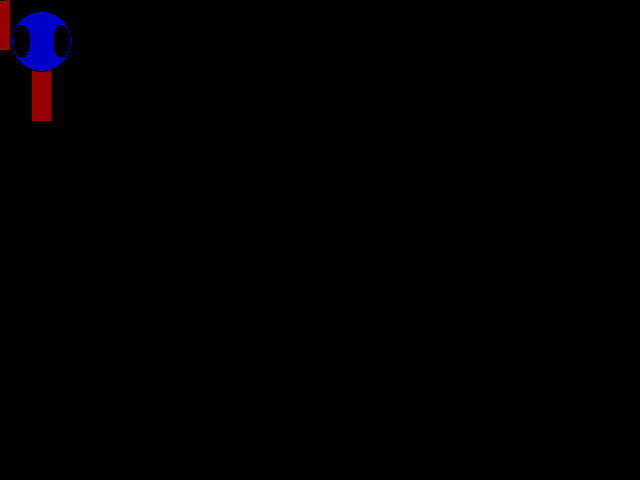
Frame 1 (no input)
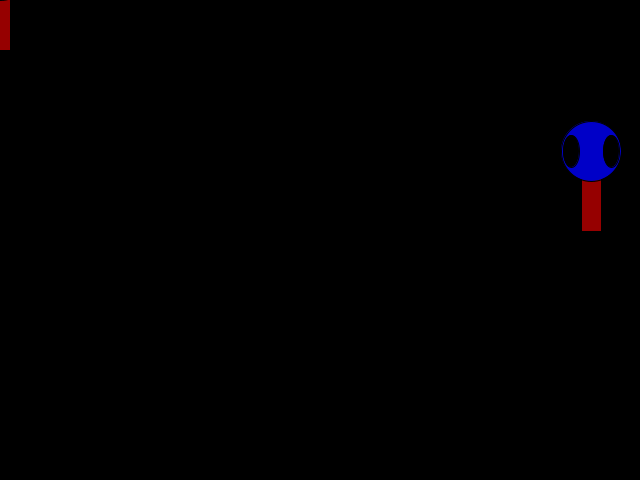
Frame 60 (the mouse pressed at the canvas centre just before this capture)
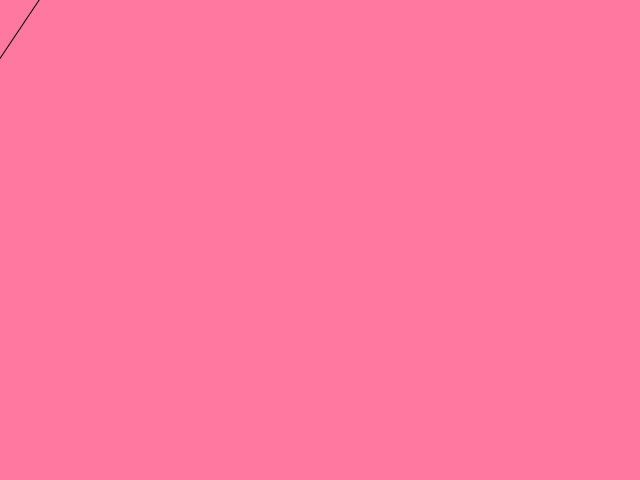
Frame 120 (the mouse held since frame 60 and released just before this capture)

The Processing sketch that drew these frames (run headless with seeded random() and noise(); from frame 60 on, the mouse is pressed at the canvas centre):

// Processing sketch: zoog
// ── zoog.pde
// andy knoblock
//zoog

float x=0, y=0, g=0, b=0, r=0, z=31,q=61,spd=10,y_spd=10;

void setup()
{
  size(640, 480);
}
void draw_zoog(float a, float c)
{

  b=mouseX/2;
  g=mouseY/2;

  ellipseMode(CENTER);
  rectMode(CENTER);

  stroke(0);
  fill(150, 0, 0);
  rect(a+x+x, c+y+y, 20, 100);

  fill(0, 0, 200);
  ellipse(a-x, c-y-30, 60, 60);

  fill(0);
  ellipse(a+x-20, c+y-30, 16, 32);
  ellipse(a-x+20, c+y-30, 16, 32);
  stroke(0, 0, 0);
  line(a+x-10, c-y+50, a+x+x-20, c+y+60);
  line(a-x+10, c+y+50, a+x+20, c-y-y+60);
}

void mouse_click()
{
  if (mousePressed==true)
  {
    x+=30;
    y+=30;
    if (r<255)
    {
      r+=25;
    }
  }
  if (r>0)
  {
    r-=1;
  }
  if (y>0)
  {
    y-=5;
  }
  if (x>0)
  {
    x-=5;
  }
}

void draw()
{
  background(r, g, b);
  draw_zoog(mouseX, mouseY);
  draw_zoog(b, g);
  if (z<610 && z>30)
  {
    z+=spd;
  }
  else 
  {
    spd*=-1;
    z+=spd;
  }
  if (q>60 && q<420)
  {
    q+=y_spd;
  }
  else 
  {
    y_spd*=-1;
    q+=y_spd;
  }
  draw_zoog(z,q);
  mouse_click();
}
